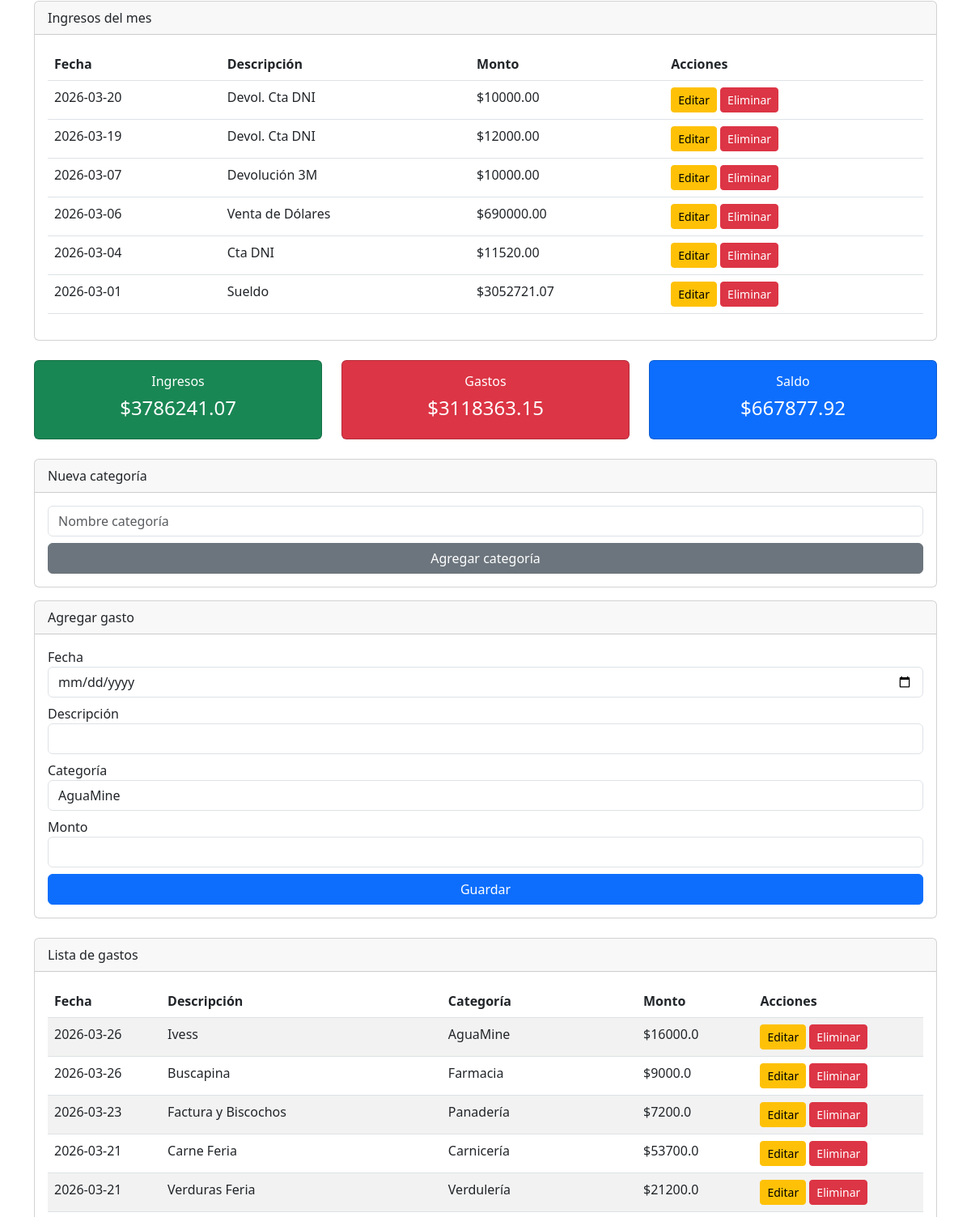
Before: / (middle part) with the older database file.
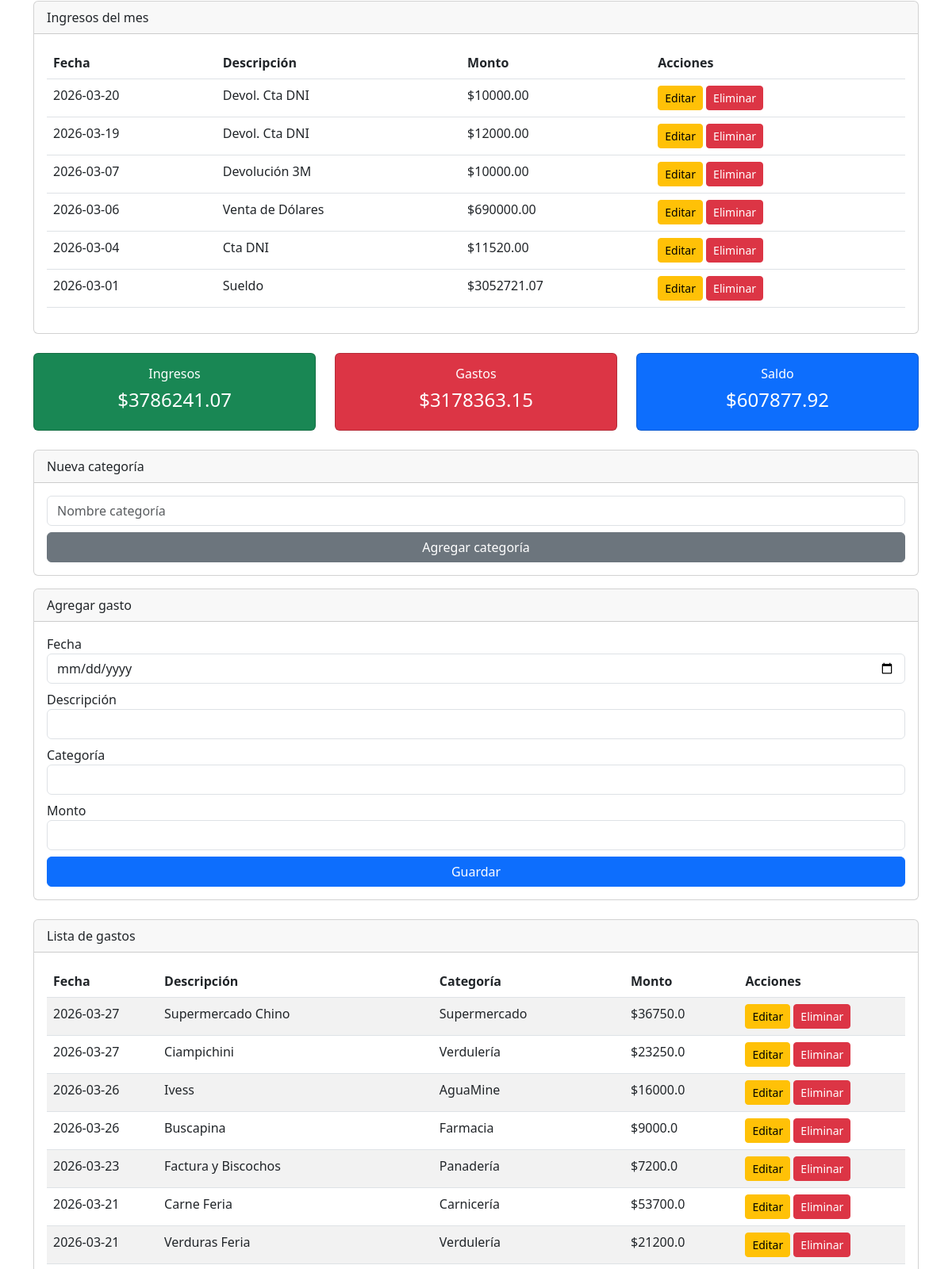
After: the same page with the newer database file.
### tables this page shows
CREATE TABLE ingresos(
            id INTEGER PRIMARY KEY AUTOINCREMENT,
            fecha TEXT,
            descripcion TEXT,
            monto REAL
        );

CREATE TABLE gastos (
        id INTEGER PRIMARY KEY AUTOINCREMENT,
        fecha TEXT,
        descripcion TEXT,
        categoria TEXT,
        monto REAL
    );

### app.py (the view)
@app.route("/")
def index():
    mes = request.args.get("mes")
    anio = request.args.get("anio")
    if not mes:
        from datetime import datetime
        hoy = datetime.now()
        mes = hoy.strftime("%m")
        anio = hoy.strftime("%Y")
    conn = conectar()
    cursor = conn.cursor()
    cursor.execute("""
        SELECT id, fecha, descripcion, monto
        FROM ingresos
        WHERE strftime('%m', fecha) = ?
        AND strftime('%Y', fecha) = ?
        ORDER BY fecha DESC
    """, (mes, anio))
    ingresos = cursor.fetchall()
    cursor.execute("""
        SELECT SUM(monto) FROM ingresos
        WHERE strftime('%m', fecha) = ?
        AND strftime('%Y', fecha) = ?
    """, (mes, anio))
    total_ingresos = cursor.fetchone()[0] or 0
    cursor.execute("""
        SELECT SUM(monto) FROM gastos
        WHERE strftime('%m', fecha) = ?
        AND strftime('%Y', fecha) = ?
    """, (mes, anio))
    total_gastos = cursor.fetchone()[0] or 0
    cursor.execute("""
        SELECT id, fecha, descripcion, categoria, monto
        FROM gastos
        WHERE strftime('%m', fecha) = ?
        AND strftime('%Y', fecha) = ?
        ORDER BY fecha DESC
    """, (mes, anio))
    gastos = cursor.fetchall()
    cursor.execute("SELECT nombre FROM categorias ORDER BY nombre")
    categorias = [fila[0] for fila in cursor.fetchall()]
    conn.close()
    return render_template("index.html",
        gastos=gastos,
        ingresos=ingresos,
        categorias=categorias,
        total_ingresos=total_ingresos,
        total_gastos=total_gastos,
        mes=mes,
        anio=anio
    )

### app.py (called while the page is built)
def conectar():
    conn = sqlite3.connect("gastos.db", timeout=10)
    conn.execute("PRAGMA journal_mode=WAL;")
    return conn

### templates/index.html (shortened to what this page needs)
<!DOCTYPE html>
<html>
<head>
    <link href="https://cdn.jsdelivr.net/npm/bootstrap@5.3.0/dist/css/bootstrap.min.css" rel="stylesheet">
</head>
<body>
<div class="container mt-4">
    <div class="card mb-4">
        <div class="card-header">Ingresos del mes</div>
        <div class="card-body">
            <table class="table">
                <tr>
                    <th>Fecha</th>
                    <th>Descripción</th>
                    <th>Monto</th>
                    <th>Acciones</th>
                </tr>
                {% for ing in ingresos %}
                <tr>
                    <td>{{ ing[1] }}</td>
                    <td>{{ ing[2] }}</td>
                    <td>${{ "%.2f"|format(ing[3]) }}</td>
                    <td>
                        <a href="/editar_ingreso/{{ ing[0] }}" class="btn btn-warning btn-sm">Editar</a>
                        <a href="/eliminar_ingreso/{{ ing[0] }}" class="btn btn-danger btn-sm">Eliminar</a>
                    </td>
                </tr>
                {% endfor %}
            </table>
        </div>
    </div>
    <div class="row text-center mb-4">
        <div class="col-4">
            <div class="card bg-success text-white">
                <div class="card-body">
                    <h6>Ingresos</h6>
                    <h4>${{ "%.2f"|format(total_ingresos) }}</h4>
                </div>
            </div>
        </div>
        <div class="col-4">
            <div class="card bg-danger text-white">
                <div class="card-body">
                    <h6>Gastos</h6>
                    <h4>${{ "%.2f"|format(total_gastos) }}</h4>
                </div>
            </div>
        </div>
        <div class="col-4">
            <div class="card bg-primary text-white">
                <div class="card-body">
                    <h6>Saldo</h6>
                    <h4>${{ "%.2f"|format(total_ingresos - total_gastos) }}</h4>
                </div>
            </div>
        </div>
    </div>
    <div class="card mb-3">
        <div class="card-header">Nueva categoría</div>
            <div class="card-body">
                <form action="/agregar_categoria" method="post">
                    <input type="text" name="nombre" class="form-control mb-2" placeholder="Nombre categoría">
                    <button type="submit" class="btn btn-secondary w-100">Agregar categoría</button>
                </form>
            </div>
    </div>
    <div class="card mb-4">
        <div class="card-header">Agregar gasto</div>
        <div class="card-body">
            <form action="/agregar" method="post">
                <div class="mb-2">
                    <label>Fecha</label>
                    <input type="date" name="fecha" class="form-control">
                </div>
                <div class="mb-2">
                    <label>Descripción</label>
                    <input type="text" name="descripcion" class="form-control">
                </div>
                <div class="mb-2">
                    <label>Categoría</label>
                    <select name="categoria" class="form-control">
                        {% for cat in categorias %}
                        <option value="{{ cat }}">{{ cat }}</option>
                        {% endfor %}
                    </select>
                </div>
                <div class="mb-2">
                    <label>Monto</label>
                    <input type="number" step="0.01" name="monto" class="form-control">
                </div>
                <button type="submit" class="btn btn-primary w-100">Guardar</button>
            </form>
        </div>
    </div>
    <div class="card">
        <div class="card-header">Lista de gastos</div>
        <div class="card-body">
            <table class="table table-striped">
                <thead>
                    <tr>
                        <th>Fecha</th>
                        <th>Descripción</th>
                        <th>Categoría</th>
                        <th>Monto</th>
                        <th>Acciones</th>
                    </tr>
                </thead>
                <tbody>
                    {% for gasto in gastos %}
                    <tr>
                        <td>{{ gasto[1] }}</td>
                        <td>{{ gasto[2] }}</td>
                        <td>{{ gasto[3] }}</td>
                        <td>${{ gasto[4] }}</td>
                        <td>
                            <a href="/editar_gasto/{{ gasto[0] }}" class="btn btn-warning btn-sm">Editar</a>
                            <a href="/eliminar/{{ gasto[0] }}" class="btn btn-danger btn-sm">Eliminar</a>
                        </td>
                    </tr>
                    {% endfor %}
                </tbody>
            </table>
        </div>
    </div>
</div>
</body>
</html>

Changed rows visible on the page:
added gastos: fecha "2026-03-27", descripcion "Supermercado Chino", categoria "Supermercado", monto "36750.0"
added gastos: fecha "2026-03-27", descripcion "Ciampichini", categoria "Verdulería", monto "23250.0"
Other visible differences:
{{ "%.2f"|format(total_gastos) }}: "3118363.15" → "3178363.15"
{{ "%.2f"|format(total_ingresos - total_gastos) }}: "667877.92" → "607877.92"
form field categoria: "AguaMine" → (not shown)
